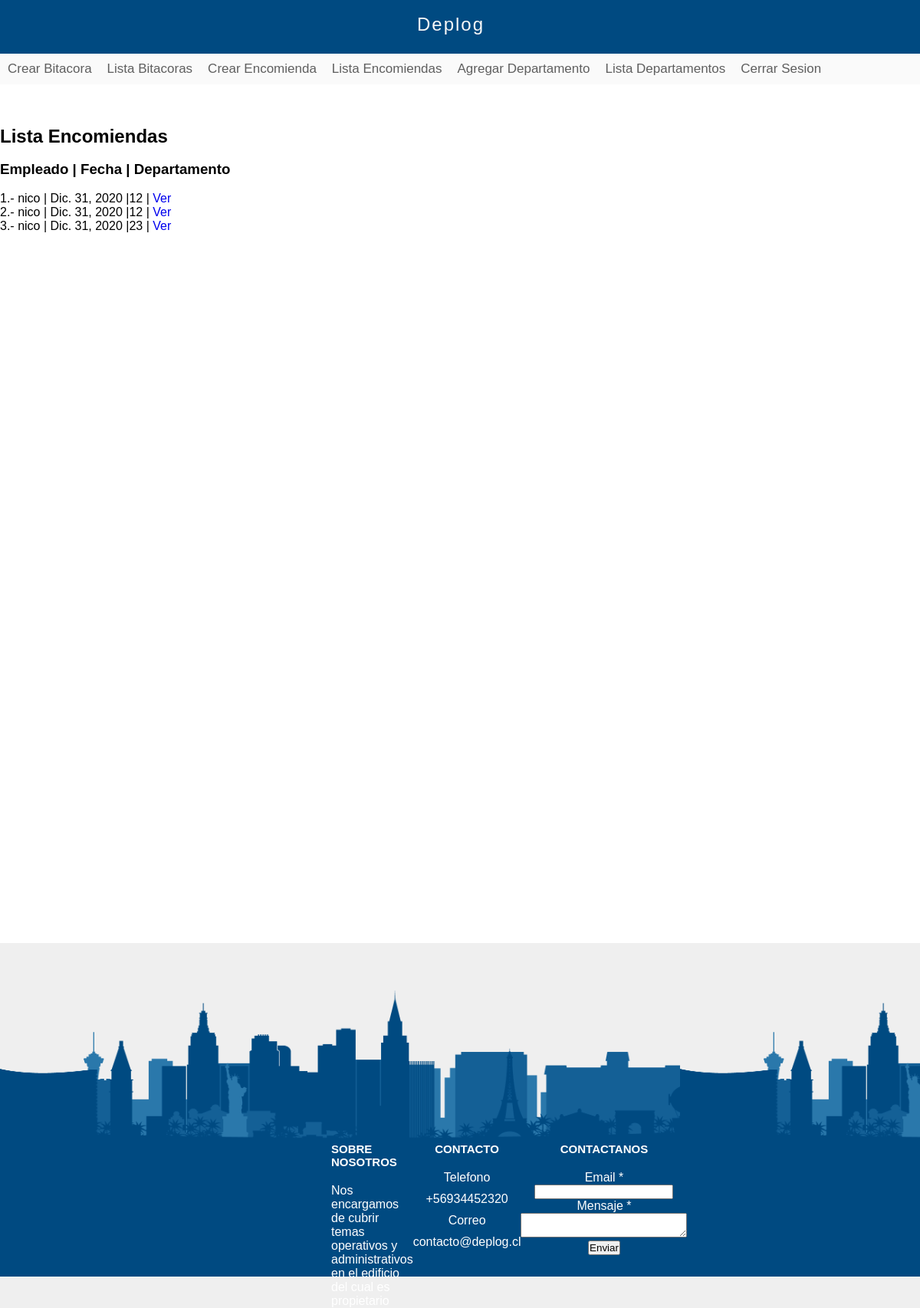
The app's page /encomienda/lista/ (signed in), older data.
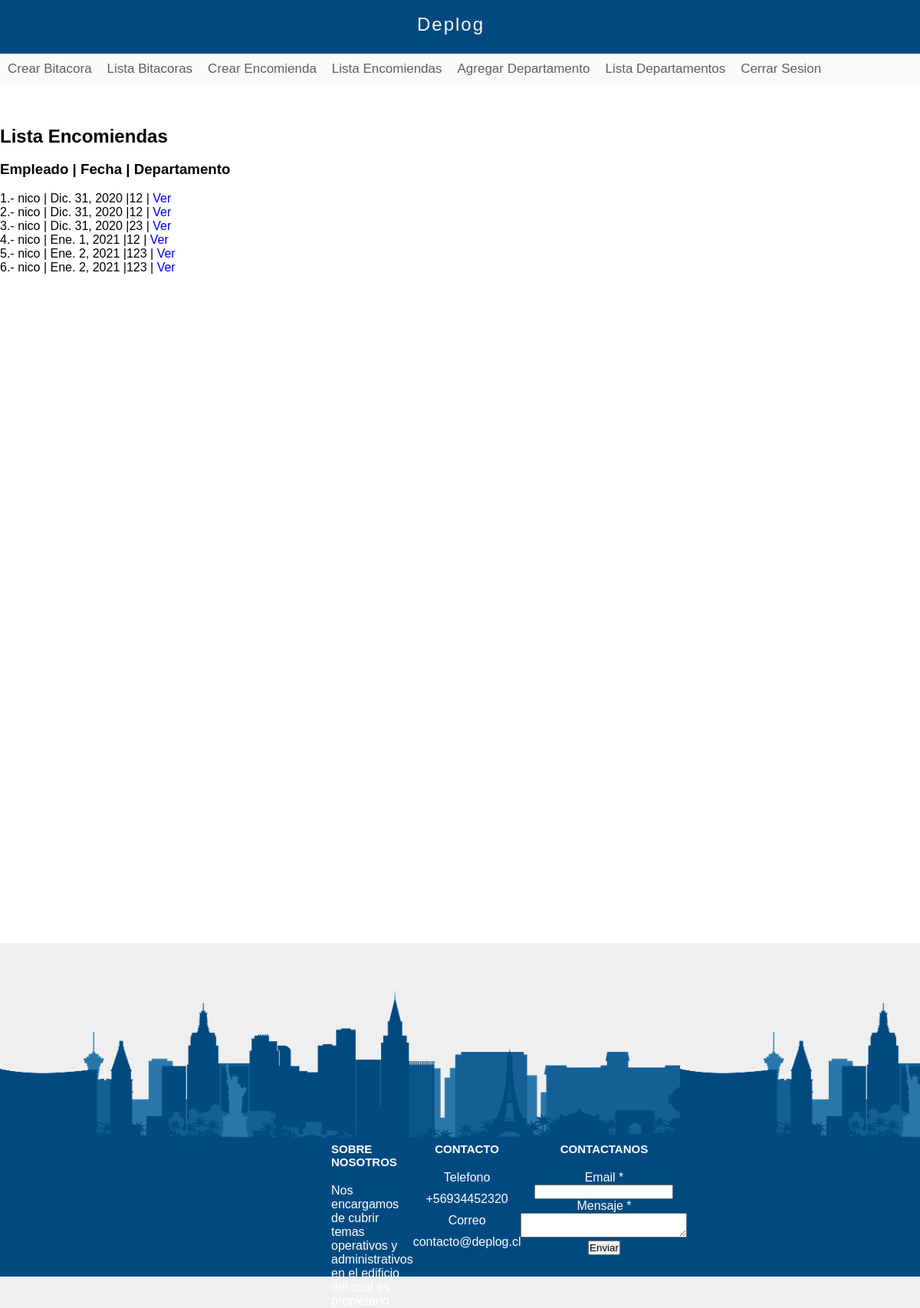
The same page, newer data.
### Conserje/models.py (models this page shows, shortened)
class encomienda(models.Model):
    Nombre                = models.CharField(max_length=120)
    Departamento          = models.ForeignKey(departamento, on_delete=models.CASCADE)
    Fecha                 = models.DateField(auto_now_add=True)
    Hora                  = models.TimeField(auto_now_add=True)
    Sumario               = models.TextField()
    Recibido              = models.BooleanField(default=False)
    Entregado             = models.BooleanField(default=False)
    def get_absolute_url(self):
        return reverse("detalles-encomienda",kwargs = {"id": self.id})

class departamento(models.Model):
    Numero       = models.IntegerField()
    Propietario = models.CharField(max_length=100)
    Residente = models.CharField(max_length=100)
    def __str__(self):
        return "%i" % (self.Numero)

### Conserje/views.py (the view)
# urls.py: path('encomienda/lista/',lista_encomienda_vista,name='lista-encomienda'),
def lista_encomienda_vista(request):
    if request.user.is_authenticated == False:
        return redirect("/inicio-sesion")
    queryset = encomienda.objects.all()#lista de objetos
    context={
        "object_list" : queryset
    }
    return render(request,"conserje/encomienda_lista.html",context)

### templates/conserje/encomienda_lista.html (shortened to what this page needs)
{% extends 'layout-staff.html' %}
{% block content %}
<br><br><br>
<h2>Lista Encomiendas</h2>
<br>
<h3>Empleado | Fecha | Departamento</h3>
<br>
{% for instance in object_list %}
    <p>{{ forloop.counter }}.- {{ instance.Nombre }} | {{ instance.Fecha }} |{{ instance.Departamento }} |<a href='{{ instance.get_absolute_url }}'> Ver </a></a></p>
{% endfor %}
{% endblock %}

### templates/layout-staff.html (shortened to what this page needs)
<!DOCTYPE html>
<html lang="es">
    <head>
        {% load static %}
        <link rel="stylesheet" type="text/css" href="{% static 'css/styles.css' %}"  />
    </head>
    <body>
        <header>
            <div id="logotipo">
                <h2>Deplog</h2>
            </div>
        </header>
        <nav>
            <ul class="nav_staff">
                <li>
                    <a href="/bitacora"> Crear Bitacora</a>
                </li>
                <li>
                    <a href="/bitacora/lista">Lista Bitacoras</a>
                </li>
                <li>
                    <a href="/encomienda">Crear Encomienda </a>
                </li>
                <li>
                    <a href="/encomienda/lista"> Lista Encomiendas</a>
                </li>
                <li>
                    <a href="/departamento">Agregar Departamento</a>
                </li>
                <li>
                    <a href="/departamento/lista">Lista Departamentos </a>
                </li>
                <li>
                    <a href="/logout">Cerrar Sesion </a>
                </li>
            </ul>
        </nav>
        <div id="content">
            <div class="box">
                {% block content %}{% endblock %}
            </div>
        </div>
        <div class="footerinho"></div>
        <footer>
            <div class="main_content">
                <div class="left_box">
                    <h2>Sobre Nosotros</h2>
                    <div class="content">
                        <p>Nos encargamos de cubrir temas operativos y administrativos en el edificio del cual es propietario</p>
                    </div>
                </div>
                <div class="center_box">
                    <h2>Contacto</h2>
                    <div class="content">
                        <div>Telefono</div>
                        <div class="telefono">
                            <span>+56934452320</span>
                        </div>
                        <div>Correo</div>
                        <div class="correo">
                            <span>contacto@deplog.cl</span>
                        </div>
                    </div>
                </div>
                <div class="right_box">
                    <h2>Contactanos</h2>
                    <div class="content">
                        <form action="#">
                            <div class="email">
                                <div class="texto">Email *</div>
                                <input type="email" required />
                            </div>
                            <div class="mensaje">
                                <div class="texto">Mensaje *</div>
                                <textarea rows="2" cols="25" required></textarea>
                            </div>
                            <div class="boton">
                                <button type="submit">Enviar</button>
                            </div>
                        </form>
                    </div>
                </div>
            </div>
        </footer>
    </body>
</html>

### paginas/static/css/styles.css (style rules this page uses)
* { margin: 0px; padding: 0px; font-family: sans-serif; text-decoration: none; }
header { width: 100%; height: 70px; background-color: #004a81; }
#logotipo { width: 11%; height: 56px; margin: 0 auto; }
#logotipo h2 { display: block; width: 50%; letter-spacing: 2px; font-weight: normal; margin-left: 10px; margin-top: 18px; float: left; color: rgb(248, 248, 248); }
nav { width: 100%; height: 40px; border: 0px solid #fff; box-shadow: 0px 10px 8px gray; background-color: #fafafa }
nav ul { list-style: none; text-decoration: none; margin-left: 43%; }
nav ul li { line-height: 40px; float: left; }
nav ul li a { display: block; padding-left: 10px; padding-right: 10px; color: rgb(95, 95, 95); font-size: 17px; }
#content { width: 100%; min-height: 1150px; margin: 0 auto; margin-bottom: 30px; }
.box { background-color: white; width: 100%; min-height: 1120px; border: 0 solid #ddd; }
body { background-color: #eeee; }
.footerinho { height: 200px; background-image: url("/static/images/footer.png"); background-size: contain; }
footer { width: 100%; background-color: #004a81; color: white; height: 175px; text-align: center; bottom: 0px; position: relative; }
.main_content { display: flex; margin-left: 432px; margin-right: 432px; }
.main_content h2 { font-size: 15px; font-weight: 600; text-transform: uppercase; }
.main_content .content { margin: 20px 0 0 0; }
.left_box { text-align: left; flex-basis: 25%; }
.left_box .content { text-align: left; background-size: contain }
.center_box { flex-basis: 50%; }
.telefono { margin-bottom: 10px; margin-top: 10px; }
.correo { margin-top: 10px; }
.right_box { flex-basis: 25%; }
.nav_staff { margin-left: 0%; }

Row changes from the older to the newer data that the page shows:
added encomienda: Nombre "nico", Fecha "Ene. 1, 2021", Departamento "12"
added encomienda: Nombre "nico", Fecha "Ene. 2, 2021", Departamento "123"
added encomienda: Nombre "nico", Fecha "Ene. 2, 2021", Departamento "123"
